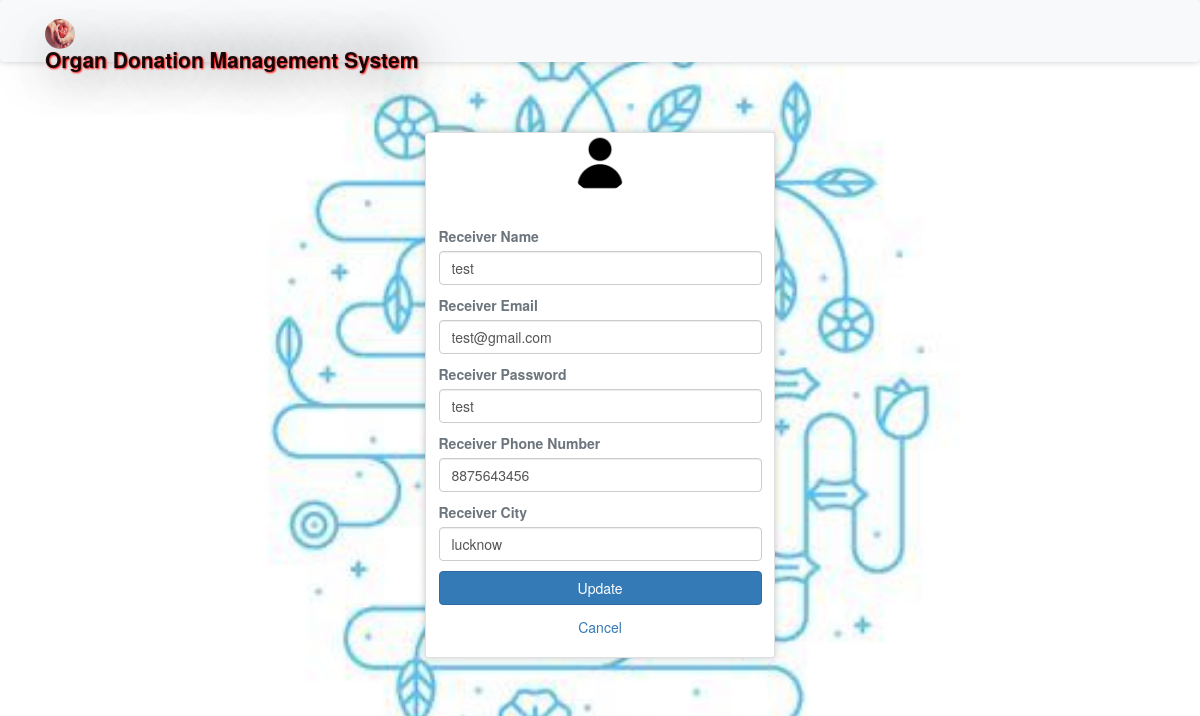
The page /rprofile.php (signed in) on the database its author committed.
### tables this page shows
CREATE TABLE `receivers` (
  `id` int(11) NOT NULL,
  `rname` varchar(100) NOT NULL,
  `remail` varchar(100) NOT NULL,
  `rpassword` varchar(100) NOT NULL,
  `rphone` varchar(100) NOT NULL,
  `rbg` varchar(10) NOT NULL DEFAULT 'Pending',
  `rcity` varchar(100) NOT NULL
);

### rprofile.php (the view, shortened to what this page needs)
<?php
require 'file/connection.php';
if(!isset($_SESSION['rid']))
{
  header('location:login.php');
}
else {
	if(isset($_SESSION['rid'])){
		$id=$_SESSION['rid'];
		$sql = "SELECT * FROM receivers WHERE id='$id'";
		$result = mysqli_query($conn, $sql);
		$row = mysqli_fetch_array($result);
	}
}
?>
<!DOCTYPE html>
<html>
<?php require 'head.php';?>
<body>
	<?php require 'header.php'; ?>
	<div class="container cont">
		<div class="row justify-content-center">
			<div class="col-lg-4 col-md-6 col-sm-8 mb-5">
				<div class="card">
					<div class="media justify-content-center mt-1">
						<img src="image/user.png" alt="profile" class="rounded-circle" width="60" height="60">
					</div>
					<div class="card-body">
					   <form action="file/updateprofile.php" method="post">
					   	<label class="text-muted font-weight-bold" class="text-muted font-weight-bold">Receiver Name</label>
						<input type="text" name="rname" value="<?php echo $row['rname']; ?>" class="form-control mb-3">
						<label class="text-muted font-weight-bold" class="text-muted font-weight-bold">Receiver Email</label>
						<input type="email" name="remail" value="<?php echo $row['remail']; ?>" class="form-control mb-3">
						<label class="text-muted font-weight-bold" class="text-muted font-weight-bold">Receiver Password</label>
						<input type="text" name="rpassword" value="<?php echo $row['rpassword']; ?>" class="form-control mb-3">
						<label class="text-muted font-weight-bold" class="text-muted font-weight-bold">Receiver Phone Number</label>
						<input type="text" name="rphone" value="<?php echo $row['rphone']; ?>" class="form-control mb-3">
						<label class="text-muted font-weight-bold" class="text-muted font-weight-bold">Receiver City</label>
						<input type="text" name="rcity" value="<?php echo $row['rcity']; ?>" class="form-control mb-3">
						<input type="submit" name="update" class="btn btn-block btn-primary" value="Update">
					   </form>
					</div>
					<a href="Userpage.html" class="text-center">Cancel</a><br>
				</div>
			</div>
		</div>
	</div>
</body>
</html>

### style.css (style rules this page uses)
.cont { padding-top: 40px; text-align: justify; font-size: 1em; }
.card ,nav, .footer,tr,video { border-radius: 3px; transition: all 200ms ease-out; box-shadow: 0px 0px 7px rgba(0, 0, 0, 0.2); }
.rounded-circle { margin-top: -2.5px; }
form { padding-top: 20px; }
a:link { text-decoration: none; }

### rprofile.php (style rules this page uses)
body { background: url(jastimage/bb8.JPG) no-repeat center; background-size: cover; min-height: 0; height: 800px; }

### rows shown on the page
receivers: rname "test", remail "test@gmail.com", rpassword "test", rphone "8875643456", rcity "lucknow"
